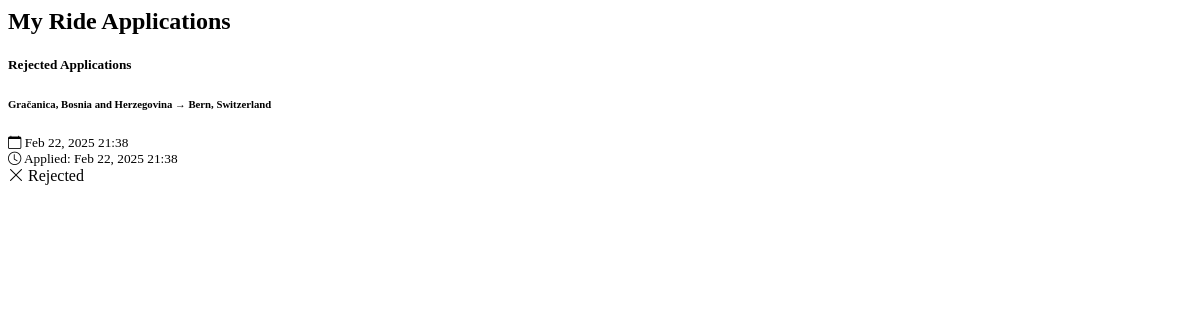
The app's page /profile/sent_rides/ (signed in), older data.
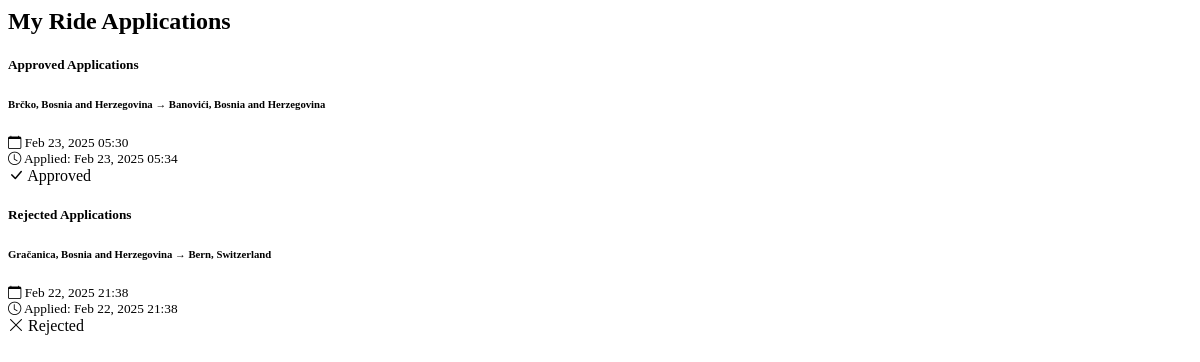
The same page, newer data.
### base/models.py (models this page shows, shortened)
class RideApplication(models.Model):
    STATUS_CHOICES = [
        ('PENDING', 'Pending'),
        ('APPROVED', 'Approved'),
        ('REJECTED', 'Rejected'),
    ]
    user = models.ForeignKey(User, on_delete=models.CASCADE, related_name='ride_applications')
    ride = models.ForeignKey(Ride, on_delete=models.CASCADE, related_name='applications')
    status = models.CharField(max_length=10, choices=STATUS_CHOICES, default='PENDING')
    applied_at = models.DateTimeField(auto_now_add=True)
    updated_at = models.DateTimeField(auto_now=True)
    message = models.TextField(blank=True, null=True)  # Optional message from applicant
    class Meta:
        unique_together = ('user', 'ride')  # Prevent duplicate applications
        ordering = ['-applied_at']
        verbose_name = 'Ride Application'
        verbose_name_plural = 'Ride Applications'

class Ride(models.Model):
    start = models.CharField(max_length=50)
    end = models.CharField (max_length=50)
    distance = models.DecimalField(max_digits=10, decimal_places=2, default=0.00)
    travelers = models.IntegerField(default=1)
    duration = models.DurationField(null=True, blank=True)
    created_on = models.DateTimeField(default=timezone.now)  # Changed from auto_now_add
    start_date = models.DateTimeField(default=timezone.now)
    STATUS_CHOICES = [
        ('PREPARING', 'Preparing'),
        ('FINISHED', 'Finished'),
        ('CANCELED', 'Canceled'),
    ]
    status = models.CharField(
        max_length=10,
        choices=STATUS_CHOICES,
        default='PREPARING'
    )
    origin_place_id = models.CharField(max_length=255, null=True)
    origin_latitude = models.FloatField(default=0)
    origin_longitude = models.FloatField(default=0)
    destination_place_id = models.CharField(max_length=255, null=True)
    destination_latitude = models.FloatField(default=0)
    destination_longitude = models.FloatField(default=0)
    distance_km = models.FloatField(default=0)
    duration_text = models.CharField(max_length=100, null=True)
    selected_route_index = models.IntegerField(default=0)
    selected_route_polyline = models.TextField(default='')

### user_profile/views.py (the view)
# urls.py: path('sent_rides/', sent_rides, name='sent_rides'),
def sent_rides(request):
    ride_applications = RideApplication.objects.filter(
        user=request.user
    ).select_related('ride').order_by('-applied_at')
    return render(request, 'sent_rides.html', {'ride_applications': ride_applications})

### user_profile/templates/sent_rides.html (shortened to what this page needs)
{% load static %}
<div class="container mt-4">
    <h2>My Ride Applications</h2>
    {% if ride_applications %}
        {% regroup ride_applications by status as status_list %}
        {% for status in status_list %}
            <div class="card mb-4">
                <div class="card-header {% if status.grouper == 'PENDING' %}bg-warning{% elif status.grouper == 'APPROVED' %}bg-success{% else %}bg-danger{% endif %} text-white">
                    <h5 class="mb-0">{{ status.grouper|title }} Applications</h5>
                </div>
                <div class="list-group list-group-flush">
                    {% for application in status.list %}
                        <div class="list-group-item">
                            <div class="d-flex justify-content-between align-items-center">
                                <div>
                                    <h6 class="mb-1">{{ application.ride.start }} → {{ application.ride.end }}</h6>
                                    <small class="text-muted">
                                        <i class="bi bi-calendar"></i> {{ application.ride.start_date|date:"M d, Y H:i" }}
                                        <br>
                                        <i class="bi bi-clock"></i> Applied: {{ application.applied_at|date:"M d, Y H:i" }}
                                    </small>
                                </div>
                                <div>
                                    {% if application.status == 'PENDING' %}
                                    <form method="post" action="{% url 'user_profile:cancel_application' application.id %}" style="display: inline;">
                                            {% csrf_token %}
                                            <button type="submit" class="btn btn-danger btn-sm"
                                                    onclick="return confirm('Are you sure you want to cancel this application?')">
                                                <i class="bi bi-x-lg"></i> Cancel
                                            </button>
                                        </form>
                                    {% elif application.status == 'APPROVED' %}
                                        <span class="badge bg-success">
                                            <i class="bi bi-check-lg"></i> Approved
                                        </span>
                                    {% else %}
                                        <span class="badge bg-danger">
                                            <i class="bi bi-x-lg"></i> Rejected
                                        </span>
                                    {% endif %}
                                </div>
                            </div>
                        </div>
                    {% endfor %}
                </div>
            </div>
        {% endfor %}
    {% else %}
        <div class="alert alert-info">
            <i class="bi bi-info-circle"></i> You haven't applied for any rides yet.
        </div>
    {% endif %}
</div>
<link rel="stylesheet" href="https://cdn.jsdelivr.net/npm/bootstrap-icons@1.11.1/font/bootstrap-icons.css">

Row changes from the older to the newer data that the page shows:
added RideApplication: grouper "Approved", ride.start "Brčko, Bosnia and Herzegovina", ride.end "Banovići, Bosnia and Herzegovina", ride.start_date "Feb 23, 2025 05:30", applied_at "Feb 23, 2025 05:34"
Text that changed along with them:
new list line: "Applications"
